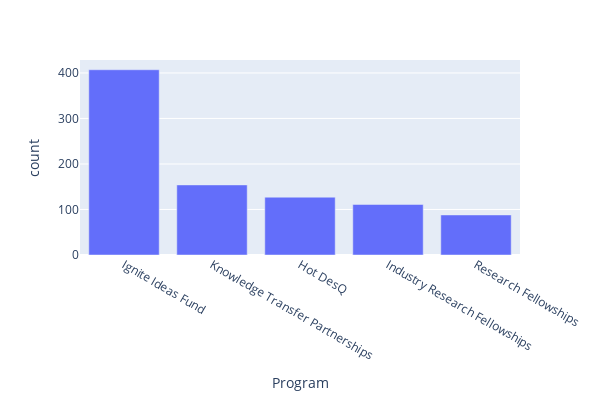

The notebook cell saved with this chart:
### Code cell
#choose top 5 highest of count to see the most popular program 

top_5_df = count_df.sort_values(by='count', ascending=False).head(5)
fig = px.bar(top_5_df,x='Program',y='count',width=600,height=400)
fig.show()

### Figure 1 — Plotly figure (JSON) as saved in the notebook; plotly's stock layout.template omitted (floating-point values rounded to 4 significant figures)
{"data": [{"alignmentgroup": "True", "hovertemplate": "Program=%{x}<br>count=%{y}<extra></extra>", "legendgroup": "", "marker": {"color": "#636efa", "pattern": {"shape": ""}}, "name": "", "offsetgroup": "", "orientation": "v", "showlegend": false, "textposition": "auto", "type": "bar", "x": ["Ignite Ideas Fund", "Knowledge Transfer Partnerships", "Hot DesQ", "Industry Research Fellowships", "Research Fellowships"], "xaxis": "x", "y": [407, 154, 127, 111, 88], "yaxis": "y"}], "layout": {"barmode": "relative", "height": 400, "legend": {"tracegroupgap": 0}, "margin": {"t": 60}, "width": 600, "xaxis": {"anchor": "y", "autorange": true, "domain": [0, 1], "range": [-0.5, 4.5], "title": {"text": "Program"}, "type": "category"}, "yaxis": {"anchor": "x", "autorange": true, "domain": [0, 1], "range": [0, 428.4], "title": {"text": "count"}, "type": "linear"}}}
